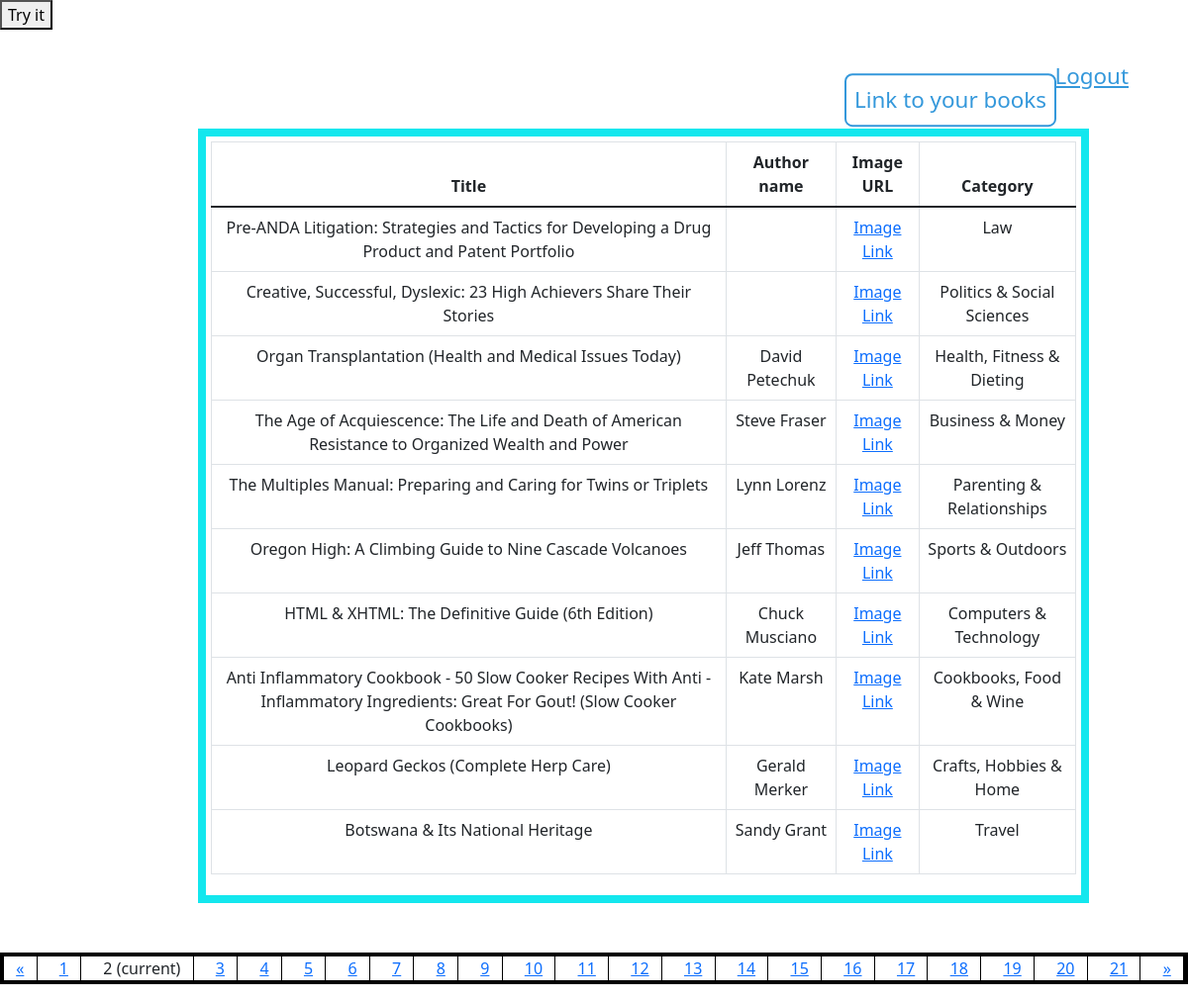
/?page=2 (signed in), run on the app's committed database.
### library/models.py (models this page shows)
class Books(models.Model):
    id = models.AutoField(primary_key=True)
    image_url = models.URLField()
    title = models.CharField(max_length=100)
    author = models.CharField(max_length=100)
    category_id = models.ForeignKey(Category, null=True, on_delete=models.SET_NULL)
    category = models.CharField(max_length=100)
    created_by_user_id = models.ForeignKey(User, null=True, on_delete=models.SET_NULL)

### library/views.py (the view)
# urls.py: 2. Add a URL to urlpatterns:  path('', views.home, name='home')
def home(request):
    if request.user.is_authenticated == False:
        return render(request, "unauth.html")
    book_list = Books.objects.all()
    categories = Category.objects.all()
    category = request.GET.get("category")
    if category is not None:
        book_list = book_list.filter(category=category)
        print(book_list.count())
    page = request.GET.get("page", 1)
    paginator = Paginator(book_list, 10)
    try:
        books = paginator.page(page)
    except PageNotAnInteger:
        books = paginator.page(1)
    except EmptyPage:
        books = paginator.page(paginator.num_pages)
    return render(request, "home.html", {"books": books, "categories": categories})

### library/templates/home.html (shortened to what this page needs)
<!DOCTYPE html>
<html lang="en">
<head>
<link href="https://cdn.jsdelivr.net/npm/bootstrap@5.1.3/dist/css/bootstrap.min.css" rel="stylesheet">
</head>
<body>
    <div class="wrapper-div">
        <a href="{% url 'logout' %}" class="btn admin-btn" id="admin-btn">Logout</a>
        <a href="{% url 'mybooks' %}" class="apply-link" id="apply-link">Link to your books</a>
    </div>
    <button onclick="myFunction()">Try it</button>
<div class="books">
<table class="table table-bordered">
  <thead>
    <tr>
      <th>Title</th>
      <th>Author name</th>
      <th>Image URL</th>
      <th>Category</th>
    </tr>
  </thead>
  <tbody>
    {% for book in books %}
      <tr>
        <td>{{ book.title }}</td>
        <td>{{ book.author }}</td>
        <td><a href="{{ book.image_url }}" target="_blank">Image Link</a></td>
         <td>{{book.category}}</td>
      </tr>
    {% endfor %}
  </tbody>
</table>
</div>
<nav aria-label="Page navigation example">
{% if books.has_other_pages %}
  <ul class="pagination">
    {% if books.has_previous %}
      <li><a href="?page={{ books.previous_page_number }}">&laquo;</a></li>
    {% else %}
      <li class="disabled"><span>&laquo;</span></li>
    {% endif %}
    {% for i in books.paginator.page_range %}
      {% if books.number == i %}
        <li class="active"><span>{{ i }} <span class="sr-only">(current)</span></span></li>
      {% else %}
        <li><a href="?page={{ i }}">{{ i }}</a></li>
      {% endif %}
    {% endfor %}
    {% if books.has_next %}
      <li><a href="?page={{ books.next_page_number }}">&raquo;</a></li>
    {% else %}
      <li class="disabled"><span>&raquo;</span></li>
    {% endif %}
  </ul>
{% endif %}
</nav>
</body>
</html>

### library/templates/home.html (style rules this page uses)
.books { margin-top: 100px; margin-left: 200px; border: #13e7ee 8px solid; padding:5px; width:75%; text-align: center; position:static; }
.pagination { flex-direction: row; gap:1px; margin-top: 50px; display: grid; grid-auto-flow: column; grid-column-gap: 10px; border: #000 4px solid; }
.pagination li { border-right: solid #000 1px; text-align: center; }
.admin-btn { position: absolute; top: 50px; right: 50px; border-radius: 8px; background-color: #fff; border: none; text-decoration: underline; color: #3498db; padding: 10px; font-size: 1.4rem; cursor: pointer; }
.apply-link { position: absolute; top: 10%; right: 20%; transform: translate(50%, -50%); text-decoration: none; border-radius: 8px; background-color: #fff; border: #3498db 2px solid; color: #3498db; padding: 8px; font-size: 1.4rem; }

### data on the page
Books: title "Pre-ANDA Litigation: Strategies and Tactics for Developing a Drug Product and Patent Portfolio", category "Law"
Books: title "Creative, Successful, Dyslexic: 23 High Achievers Share Their Stories", category "Politics & Social Sciences"
Books: title "Organ Transplantation (Health and Medical Issues Today)", author "David Petechuk", category "Health, Fitness & Dieting"
Books: title "The Age of Acquiescence: The Life and Death of American Resistance to Organized Wealth and Power", author "Steve Fraser", category "Business & Money"
Books: title "The Multiples Manual: Preparing and Caring for Twins or Triplets", author "Lynn Lorenz", category "Parenting & Relationships"
Books: title "Oregon High: A Climbing Guide to Nine Cascade Volcanoes", author "Jeff Thomas", category "Sports & Outdoors"
Books: title "HTML & XHTML: The Definitive Guide (6th Edition)", author "Chuck Musciano", category "Computers & Technology"
Books: title "Anti Inflammatory Cookbook - 50 Slow Cooker Recipes With Anti - Inflammatory Ingredients: Great For Gout! (Slow Cooker Cookbooks)", author "Kate Marsh", category "Cookbooks, Food & Wine"
Books: title "Leopard Geckos (Complete Herp Care)", author "Gerald Merker", category "Crafts, Hobbies & Home"
Books: title "Botswana & Its National Heritage", author "Sandy Grant", category "Travel"

### other printed values
{{ i }} "1" "3" "4" "5" "6" "7" "8" "9" "10" "11" "12" "13" "14" "15" "16" "17" "18" "19" "20" "21"
{{ i }} "2"
